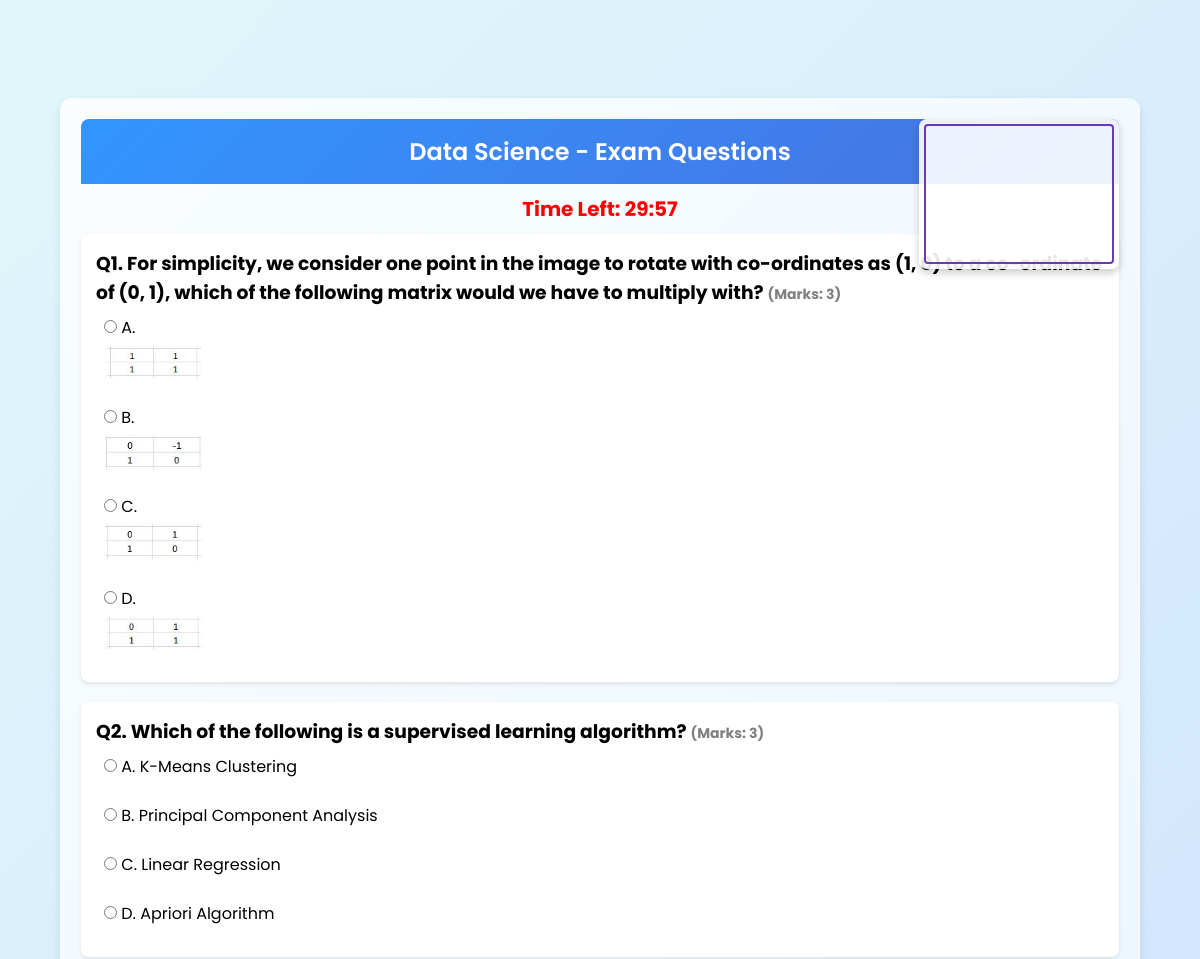
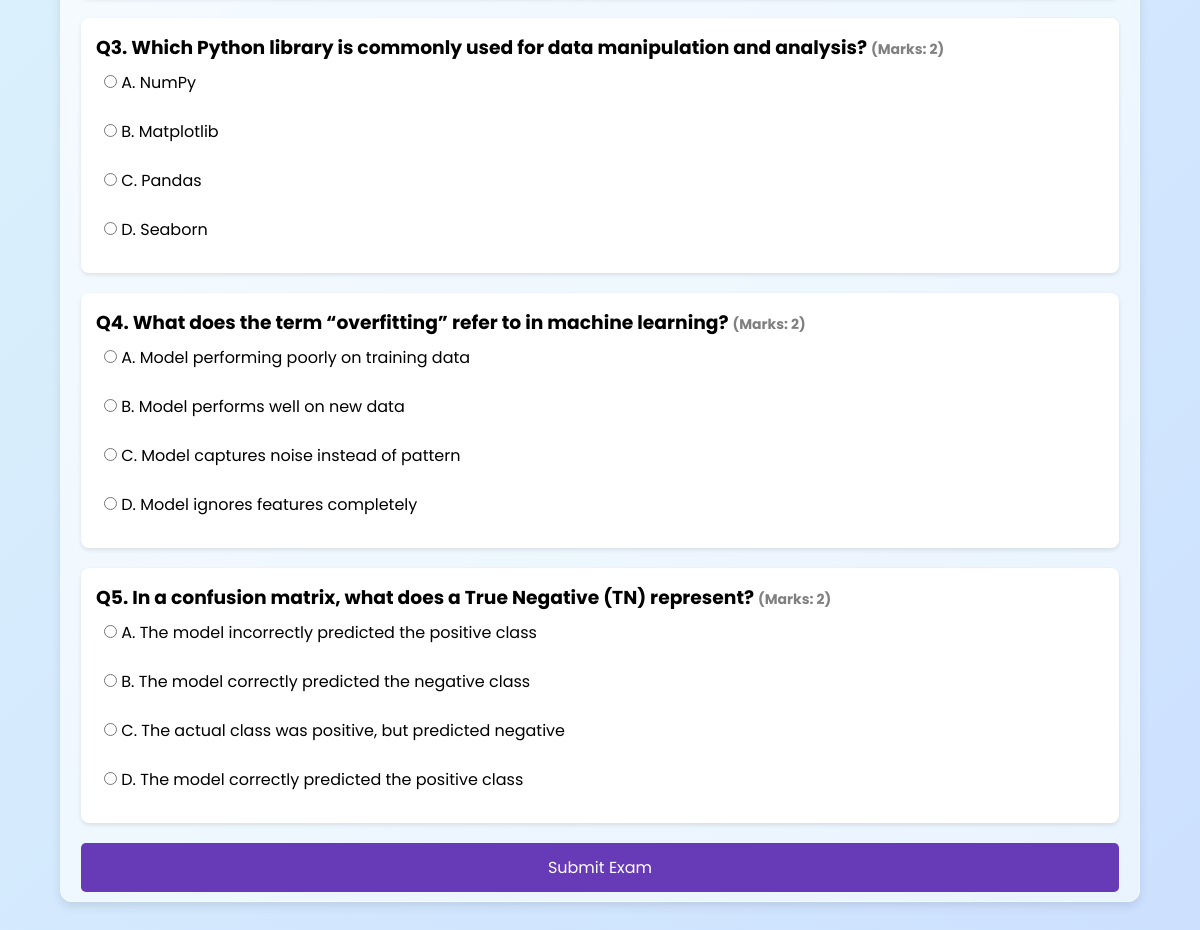
/exam/95/take/ (signed in), run on the app's committed database (2 pictures, top to bottom).
### Exam/models.py (models this page shows, shortened)
class Exam(models.Model):
    STATUS_CHOICES = [
        ('pending', 'Pending'),
        ('approved', 'Approved'),
        ('rejected', 'Rejected'),
    ]
    subject = models.CharField(max_length=255)
    time_limit = models.IntegerField()
    duration = models.IntegerField(null=True, blank=True)
    rules = models.TextField(default="No specific rules.")
    date = models.DateField()
    expiry_date = models.DateField(default=now)
    created_by = models.ForeignKey(User, on_delete=models.CASCADE, related_name="created_exams")
    created_at = models.DateTimeField(auto_now_add=True)
    updated_at = models.DateTimeField(auto_now=True)  # ✅ Track modifications
    passing_grade = models.IntegerField(default=50)
    approval_status = models.CharField(
        max_length=10,
        choices=STATUS_CHOICES,
        default='pending'
    )

class Question(models.Model):
    exam = models.ForeignKey(Exam, on_delete=models.CASCADE, related_name="questions")
    text = models.CharField(max_length=500)
    option_a_text = models.CharField(max_length=200, blank=True, null=True)
    option_a_image = models.ImageField(upload_to="question_images/", blank=True, null=True)
    option_b_text = models.CharField(max_length=200, blank=True, null=True)
    option_b_image = models.ImageField(upload_to="question_images/", blank=True, null=True)
    option_c_text = models.CharField(max_length=200, blank=True, null=True)
    option_c_image = models.ImageField(upload_to="question_images/", blank=True, null=True)
    option_d_text = models.CharField(max_length=200, blank=True, null=True)
    option_d_image = models.ImageField(upload_to="question_images/", blank=True, null=True)
    correct_answer = models.CharField(
        max_length=1,
        choices=[('A', 'A'), ('B', 'B'), ('C', 'C'), ('D', 'D')]
    )
    is_graded = models.BooleanField(default=False)
    marks = models.PositiveIntegerField(default=1)  # Removed syntax issue

### Exam/views.py (the view, shortened to what this page needs)
# urls.py: path('exam/<int:exam_id>/take/', views.take_exam, name='take_exam'),
def take_exam(request, exam_id):
    exam = get_object_or_404(Exam, id=exam_id)
    student = request.user
    if ExamResult.objects.filter(student=student, exam=exam).exists():
        return render(request, 'exam_completed.html', {'exam': exam})
    questions = list(exam.questions.all())
    random.shuffle(questions)
    return render(request, 'take_exam.html', {'exam': exam, 'questions': questions})

### Exam/templates/take_exam.html (shortened to what this page needs)
<!DOCTYPE html>
<html lang="en">
<head>
</head>
<body>
    <div class="container">
        <div class="question-panel">
            <div class="header">{{ exam.subject }} - Exam Questions</div>
            <div class="timer" id="countdown-timer"></div>
            <form id="exam-form" method="post" action="{% url 'submit_exam' exam.id %}">
                {% for question in questions %}
                <div class="question">
                    <h3>Q{{ forloop.counter }}. {{ question.text }}
                        <span style="font-size: 14px; color: gray;">(Marks: {{ question.marks }})</span>
                    </h3>
                    <div class="question-options">
                        <label>
                            <input type="radio" name="question_{{ question.id }}" value="A" required>
                            A. {% if question.option_a_text %}{{ question.option_a_text }}{% endif %}
                            {% if question.option_a_image %}
                                <img src="{{ question.option_a_image.url }}" alt="Option A">
                            {% endif %}
                        </label>
                        <label>
                            <input type="radio" name="question_{{ question.id }}" value="B">
                            B. {% if question.option_b_text %}{{ question.option_b_text }}{% endif %}
                            {% if question.option_b_image %}
                                <img src="{{ question.option_b_image.url }}" alt="Option B">
                            {% endif %}
                        </label>
                        <label>
                            <input type="radio" name="question_{{ question.id }}" value="C">
                            C. {% if question.option_c_text %}{{ question.option_c_text }}{% endif %}
                            {% if question.option_c_image %}
                                <img src="{{ question.option_c_image.url }}" alt="Option C">
                            {% endif %}
                        </label>
                        <label>
                            <input type="radio" name="question_{{ question.id }}" value="D">
                            D. {% if question.option_d_text %}{{ question.option_d_text }}{% endif %}
                            {% if question.option_d_image %}
                                <img src="{{ question.option_d_image.url }}" alt="Option D">
                            {% endif %}
                        </label>
                    </div>
                </div>
                {% endfor %}
                <button type="submit" class="button">Submit Exam</button>
            </form>
        </div>
        <div class="video-panel">
            <video id="video-preview" class="video-preview" autoplay muted></video>
        </div>
    </div>
</body>
</html>

### Exam/templates/take_exam.html (style rules this page uses)
* { margin: 0; padding: 0; box-sizing: border-box; font-family: 'Poppins', sans-serif; }
body { background: linear-gradient(135deg, #e0f7fa, #cce0ff); display: flex; justify-content: center; min-height: 100vh; overflow: hidden; }
.container { display: flex; width: 90%; max-width: 1200px; height: 90vh; margin: auto; background: linear-gradient(135deg, rgba(255, 255, 255, 0.8), rgba(240, 248, 255, 0.8)); border-radius: 12px; box-shadow: 0 4px 10px rgba(0, 0, 0, 0.1); backdrop-filter: blur(10px); border: 1px solid rgba(255, 255, 255, 0.18); }
.question-panel { flex: 3; overflow-y: auto; padding: 20px; }
.header { background: linear-gradient(135deg, rgba(0, 123, 255, 0.8), rgba(29, 78, 216, 0.8)); color: white; padding: 15px; text-align: center; font-size: 24px; font-weight: 600; border-radius: 8px 8px 0 0; margin-bottom: 10px; }
.timer { text-align: center; font-size: 20px; font-weight: bold; color: red; margin: 10px 0; }
.question { margin-bottom: 20px; padding: 15px; background: white; border-radius: 8px; box-shadow: 0 2px 4px rgba(0, 0, 0, 0.1); }
.button { display: block; width: 100%; padding: 12px; background-color: #673AB7; color: white; border: none; border-radius: 5px; font-size: 16px; cursor: pointer; margin-top: 15px; text-align: center; transition: background 0.3s ease; }
.video-panel { position: fixed; right: 20px; top: 20px; width: 200px; height: 150px; background: rgba(255, 255, 255, 0.9); border-radius: 8px; box-shadow: 0 4px 8px rgba(0, 0, 0, 0.2); padding: 5px; z-index: 1000; }
.video-preview { width: 100%; height: 100%; border-radius: 4px; border: 2px solid #673AB7; }
.question-options label { display: block; margin-bottom: 8px; cursor: pointer; padding: 8px; border-radius: 4px; transition: background-color 0.3s ease; }
.question-options img { max-width: 100px; height: auto; display: block; margin-top: 5px; border-radius: 4px; }

### data on the page
Exam: subject "Data Science"
Question: text "For simplicity, we consider one point in the image to rotate with co-ordinates as (1, 0) to a co-ordinate of (0, 1), which of the following matrix would we have to multiply with?", marks "3", option_a_image (picture), option_b_image (picture), option_c_image (picture), option_d_image (picture)
Question: text "Which of the following is a supervised learning algorithm?", marks "3", option_a_text "K-Means Clustering", option_b_text "Principal Component Analysis", option_c_text "Linear Regression", option_d_text "Apriori Algorithm"
Question: text "Which Python library is commonly used for data manipulation and analysis?", marks "2", option_a_text "NumPy", option_b_text "Matplotlib", option_c_text "Pandas", option_d_text "Seaborn"
Question: text "What does the term “overfitting” refer to in machine learning?", marks "2", option_a_text "Model performing poorly on training data", option_b_text "Model performs well on new data", option_c_text "Model captures noise instead of pattern", option_d_text "Model ignores features completely"
Question: text "In a confusion matrix, what does a True Negative (TN) represent?", marks "2", option_a_text "The model incorrectly predicted the positive class", option_b_text "The model correctly predicted the negative class", option_c_text "The actual class was positive, but predicted negative", option_d_text "The model correctly predicted the positive class"
